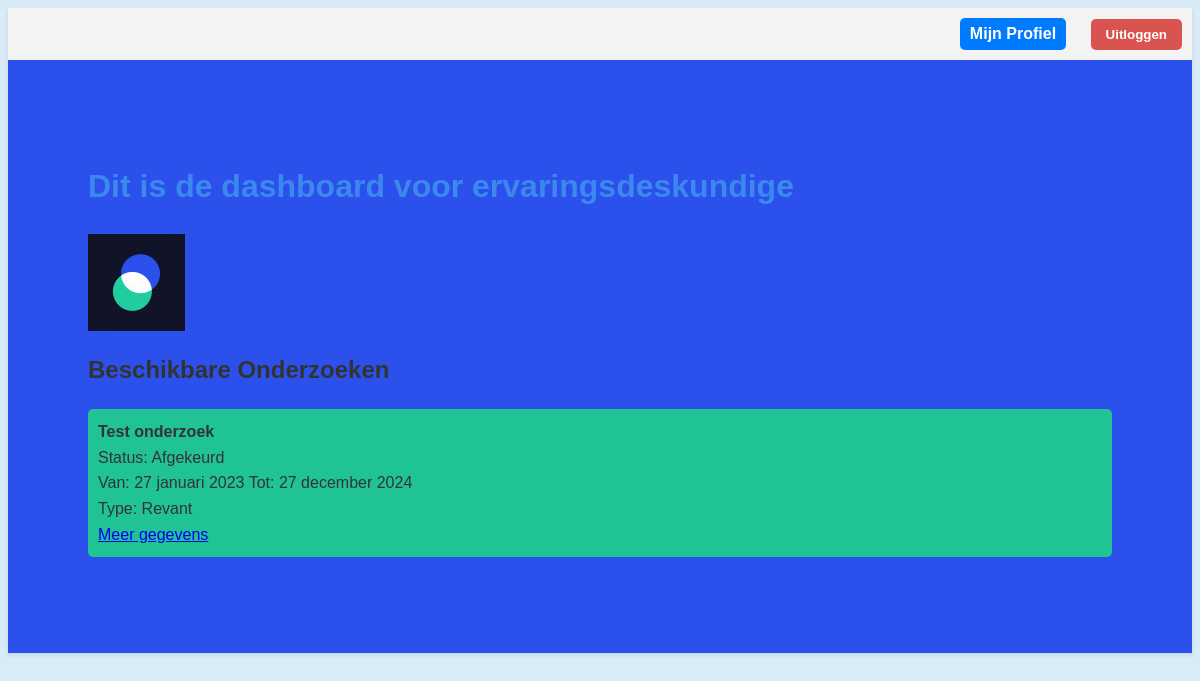
/ervaringsdeskundige/dashboard/ (signed in), run on an earlier commit of the app's database.
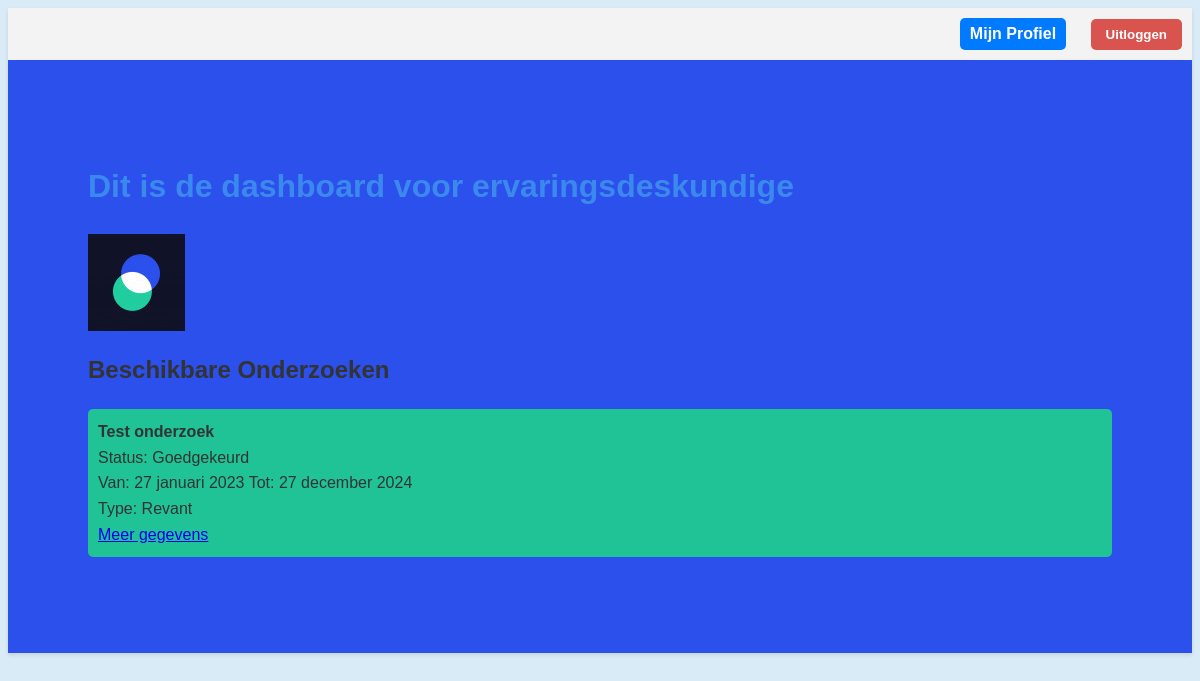
And on a later commit of the database.
### core/models.py (models this page shows)
class Onderzoek(models.Model):
    onderzoek_id = models.AutoField(primary_key=True)
    titel = models.CharField(max_length=255)
    status = models.CharField(max_length=50, blank=True, null=True)
    beschikbaar = models.BooleanField(default=True)
    datum_vanaf = models.DateField(blank=True, null=True)
    datum_tot = models.DateField(blank=True, null=True)
    type_onderzoek = models.CharField(max_length=50, blank=True, null=True)
    locatie = models.CharField(max_length=255, blank=True, null=True)
    met_beloning = models.BooleanField(default=False)
    beloning = models.CharField(max_length=255, blank=True, null=True)
    doelgroep_leeftijd_van = models.IntegerField(blank=True, null=True)
    doelgroep_leeftijd_tot = models.IntegerField(blank=True, null=True)
    doelgroep_beperking = models.CharField(max_length=255, blank=True, null=True)
    organisatie = models.ForeignKey(Organisaties, on_delete=models.CASCADE)
    class Meta:
        db_table = 'Onderzoek'

### ervaringsdeskundige/views.py (the view)
# urls.py: path('dashboard/', onderzoek_dashboard, name='dashboard_beheer'),
@login_required()
def dashboard(request):
    ervaringsdeskundige = Ervaringsdeskundige.objects.filter(gebruiker=request.user).first()
    if ervaringsdeskundige:
        beschikbare_onderzoeken = Onderzoek.objects.filter(beschikbaar=True)
        context = {
            'beschikbare_onderzoeken': beschikbare_onderzoeken,
        }
        return render(request, 'dashboard_deskundige.html', context)
    else:
        return HttpResponse('Je moet een ervaringsdeskundige zijn om deze pagina te bekijken.', status=403)

### ervaringsdeskundige/templates/dashboard_deskundige.html (shortened to what this page needs)
<!DOCTYPE html>
<html lang="nl">
<head>
    {% load static %}
    <link rel="stylesheet" href="{% static 'CSS/deskundige.css' %}" type="text/css">
</head>
<body data-login-url="{% url 'login' %}">
<header>
    <div class="profile-link-container">
        <a href="{% url 'profiel' %}" class="profile-link">Mijn Profiel</a>
         <button onclick="logoutUser()" data-logout-url="{% url 'logout' %}" class="logout-button">Uitloggen </button>
    </div>
</header>
<main>
    <h1>Dit is de dashboard voor ervaringsdeskundige</h1>
    <img src="{% static 'images/icon_accessibility.jpg' %}" alt="Icon Accessibility" class="icon-accessibility">
    <h2>Beschikbare Onderzoeken</h2>
    <form method="post">
        <ul>
            {% for onderzoek in beschikbare_onderzoeken %}
                <li>
                    <strong>{{ onderzoek.titel }}</strong><br>
                    Status: {{ onderzoek.status }}<br>
                    Van: {{ onderzoek.datum_vanaf }} Tot: {{ onderzoek.datum_tot }}<br>
                    Type: {{ onderzoek.type_onderzoek }}<br>
                    <a href="{% url 'onderzoek_details' onderzoek.onderzoek_id %}">Meer gegevens</a>
                </li>
            {% endfor %}
        </ul>
    </form>
</main>
</body>
</html>

### ervaringsdeskundige/static/CSS/deskundige.css (style rules this page uses)
h1 { color: rgb(60, 137, 238); }
.icon-accessibility { height: 97px; width: 97px; display: block; margin-left: 0px; margin-right: auto; }
ul { list-style: none; padding: 0; }
ul li { background-color: #1fc396; margin: 10px 0; padding: 10px; border-radius: 5px; }
body { font-family: Arial, sans-serif; color: #333; line-height: 1.6; background-color: #d9ebf7; background-size: 20px 20px; background-position: 0 0, 10px 10px, 10px 0, 0 10px; }
main { margin: 0 auto; padding: 5rem; background-color: #2b50ec; box-shadow: 0 2px 4px rgba(0, 0, 0, 0.1); }
header { display: flex; justify-content: flex-end; padding: 10px; background-color: #f3f3f3; box-shadow: 0 2px 4px rgba(0,0,0,0.1); }
.profile-link { display: inline-block; padding: 3px 10px; background-color: #007bff; color: white; text-decoration: none; border: none; border-radius: 5px; font-weight: bold; cursor: pointer; margin-right: 10px; }
.logout-button { display: inline-block; padding: 8px 15px; background-color: #d9534f; color: white; text-decoration: none; border: none; border-radius: 5px; font-weight: bold; cursor: pointer; margin-left: 10px; }

What changed in the data, as far as the page shows it:
changed Onderzoek "Test onderzoek": status "Afgekeurd" → "Goedgekeurd"
